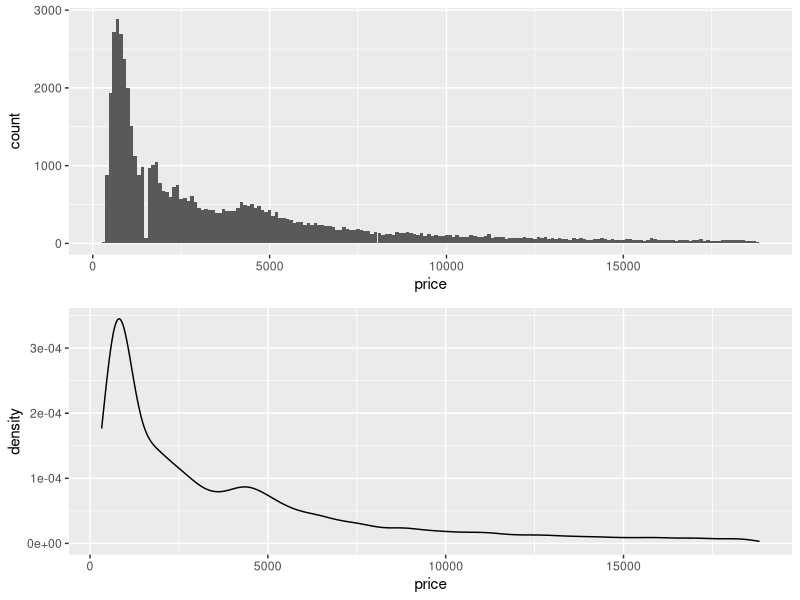

This figure's R source:
## ---- chunk 1
library("ggplot2")
library("dplyr")
library("cowplot")

p1 <- diamonds %>%
  ggplot(aes(x = price)) +
  geom_histogram(binwidth = 100)

p2 <- diamonds %>%
  ggplot(aes(x = price)) +
  geom_density()

plot_grid(p1, p2, nrow = 2, align = "v")
